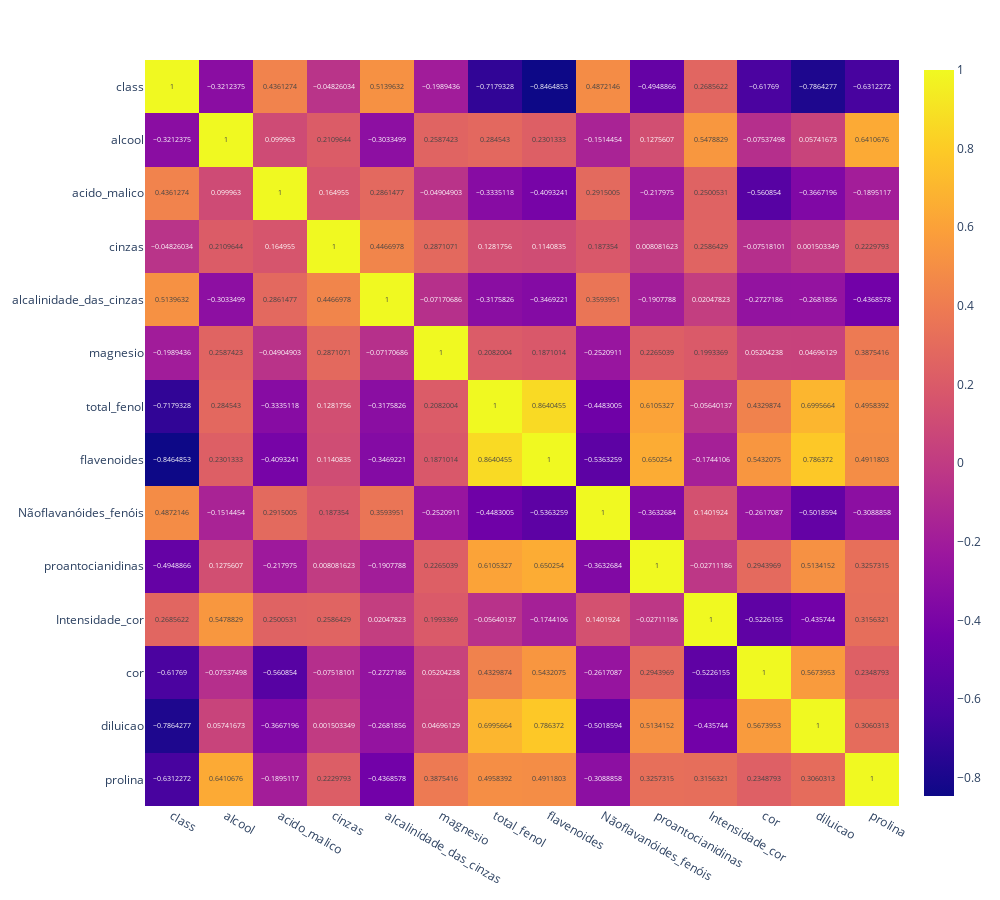

Notebook source saved alongside this figure:
### Markdown cell above
Como vimos anteriormente, nosso Datraframe possui um total de 14 colunas, é preciso descobrir quais valores serão importantes para o modelo.

A seguir foi plotado um mapa de calor com a correlação de cada variavel.

### Code cell
import plotly.express as px 

fig = px.imshow(df.corr(), text_auto= True , aspect='auto')
fig.update_layout( width=1000, height = 900)
fig.show()

### Figure 1 — Plotly figure (JSON) as saved in the notebook; plotly's stock layout.template omitted (floating-point values rounded to 4 significant figures; data arrays with more than 128 entries replaced by an {"elided": "..."} marker saying what was removed)
{"data": [{"coloraxis": "coloraxis", "hovertemplate": "x: %{x}<br>y: %{y}<br>color: %{z}<extra></extra>", "name": "0", "texttemplate": "%{z}", "type": "heatmap", "x": ["class", "alcool", "acido_malico", "cinzas", "alcalinidade_das_cinzas", "magnesio", "total_fenol", "flavenoides", "Nãoflavanóides_fenóis", "proantocianidinas", "Intensidade_cor", "cor", "diluicao", "prolina"], "xaxis": "x", "y": ["class", "alcool", "acido_malico", "cinzas", "alcalinidade_das_cinzas", "magnesio", "total_fenol", "flavenoides", "Nãoflavanóides_fenóis", "proantocianidinas", "Intensidade_cor", "cor", "diluicao", "prolina"], "yaxis": "y", "z": {"elided": "14x14 float values"}}], "layout": {"coloraxis": {"colorscale": [[0, "#0d0887"], [0.1111, "#46039f"], [0.2222, "#7201a8"], [0.3333, "#9c179e"], [0.4444, "#bd3786"], [0.5556, "#d8576b"], [0.6667, "#ed7953"], [0.7778, "#fb9f3a"], [0.8889, "#fdca26"], [1, "#f0f921"]]}, "height": 900, "margin": {"t": 60}, "width": 1000, "xaxis": {"anchor": "y", "domain": [0, 1]}, "yaxis": {"anchor": "x", "autorange": "reversed", "domain": [0, 1]}}}
